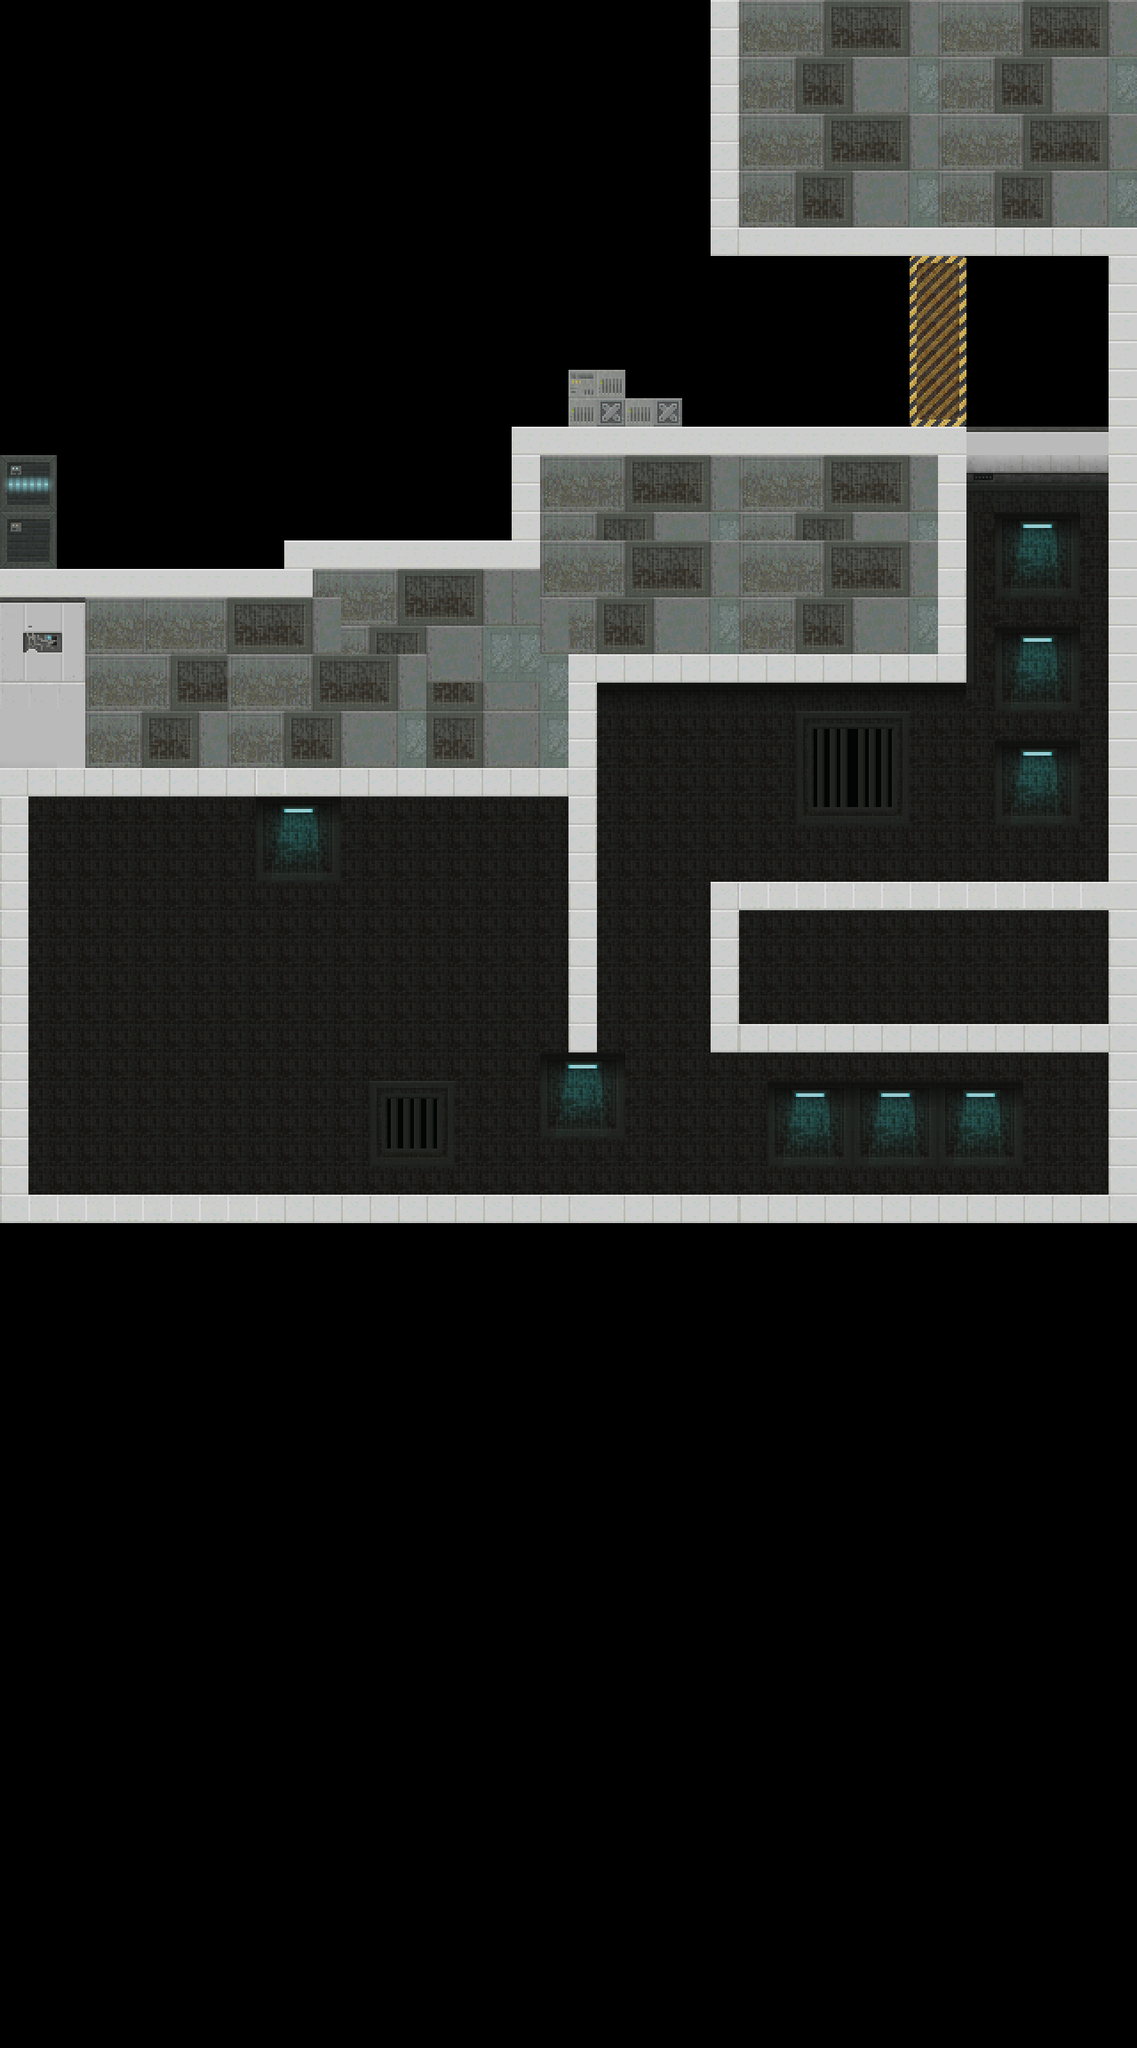

A level layout from a 2D game, rendered from its tile map. Below: a short description, then the map file with tile-grid data replaced by summaries:
An orthogonal 40x72 tile map with 32x32 px tiles, 2 tile layers (collisionLayer, foLayer), 3 tilesets and 4 objects (3x jewel, player).

<map version="1.0" tiledversion="1.1.6" orientation="orthogonal" renderorder="right-down" width="40" height="72" tilewidth="32" tileheight="32" infinite="0" nextobjectid="17">
 <tileset firstgid="1" name="platforms (2)" tilewidth="32" tileheight="32" tilecount="6" columns="2">
  <image source="platforms (2).png" width="64" height="96" />
 </tileset>
 <tileset firstgid="7" name="scifi_platformTiles_32x32" tilewidth="32" tileheight="32" tilecount="805" columns="35">
  <image source="scifi_platformTiles_32x32.png" width="1120" height="736" />
 </tileset>
 <tileset firstgid="812" name="scifi_platformTiles_32x32" tilewidth="32" tileheight="32" tilecount="805" columns="35">
  <image source="scifi_platformTiles_32x32.png" width="1120" height="736" />
 </tileset>
 <layer name="collisionLayer" width="40" height="72">
  <data>[2880 cells, 571 non-empty, 48 distinct tile ids]</data>
 </layer>
 <layer name="foLayer" width="40" height="72">
  <data>[2880 cells, 634 non-empty, 67 distinct tile ids]</data>
 </layer>
 <objectgroup name="objectLayer" visible="0">
  <object id="4" name="playerSpawn" type="player" x="176" y="608">
   <point />
  </object>
  <object id="11" name="jewel" type="jewel" x="88" y="1312">
   <point />
  </object>
  <object id="12" name="jewel1" type="jewel" x="136" y="1312">
   <point />
  </object>
  <object id="16" name="jewel2" type="jewel" x="200" y="1312">
   <point />
  </object>
 </objectgroup>
</map>
